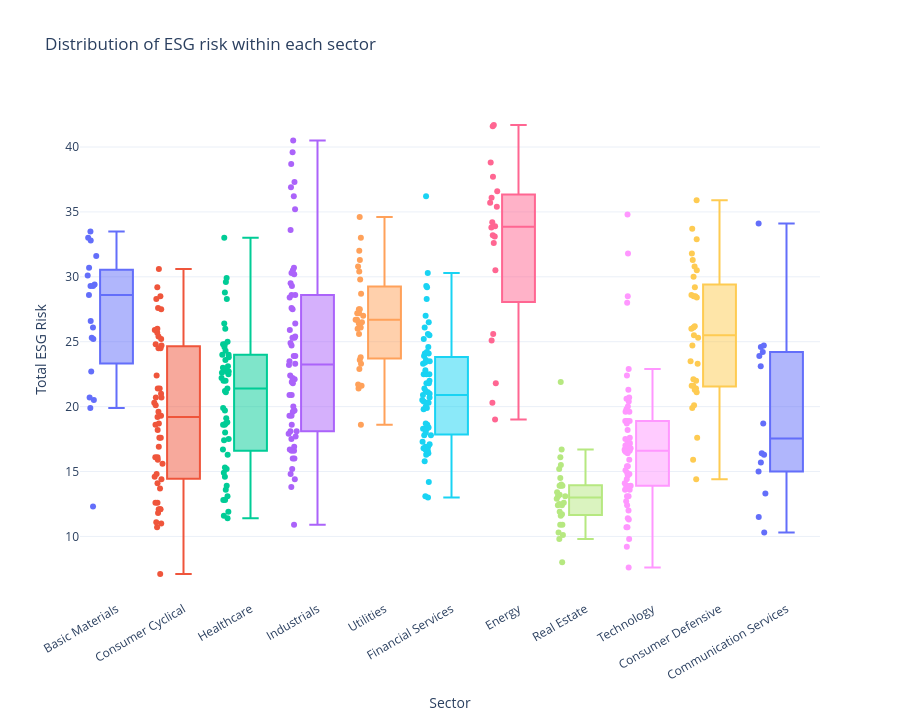

Notebook code for this chart:
### Markdown cell above
A mean hides the spread. A box plot shows the full distribution within each sector — note how wide some sectors are, meaning company choice matters as much as sector.

### Code cell
fig = px.box(scored, x="Sector", y="Total ESG Risk", color="Sector",
             points="all", hover_name="Company",
             title="Distribution of ESG risk within each sector")
fig.update_layout(height=720, showlegend=False, xaxis_tickangle=-30)
fig.show()

### Figure 1 — Plotly figure (JSON) as saved in the notebook; plotly's stock layout.template omitted (floating-point values rounded to 4 significant figures)
{"data": [{"alignmentgroup": "True", "boxpoints": "all", "hovertemplate": "<b>%{hovertext}</b><br><br>Sector=%{x}<br>Total ESG Risk=%{y}<extra></extra>", "hovertext": ["Eastman Chemical Company", "Vulcan Materials Company", "The Sherwin-Williams Company", "The Mosaic Company", "Steel Dynamics Inc", "Ppg Industries, Inc.", "Nucor Corporation", "Newmont Corporation", "Martin Marietta Materials", "Lyondellbasell Industries N.v. Class A", "International Flavors & Fragrances Inc.", "Freeport-Mcmoran Inc.", "Fmc Corporation", "Ecolab, Inc.", "Dupont De Nemours, Inc.", "Cf Industries Holding, Inc.", "Celanese Corporation", "Albemarle Corporation", "Air Products & Chemicals, Inc."], "legendgroup": "Basic Materials", "marker": {"color": "#636efa"}, "name": "Basic Materials", "notched": false, "offsetgroup": "Basic Materials", "orientation": "v", "showlegend": true, "type": "box", "x": ["Basic Materials", "Basic Materials", "Basic Materials", "Basic Materials", "Basic Materials", "Basic Materials", "Basic Materials", "Basic Materials", "Basic Materials", "Basic Materials", "Basic Materials", "Basic Materials", "Basic Materials", "Basic Materials", "Basic Materials", "Basic Materials", "Basic Materials", "Basic Materials", "Basic Materials"], "x0": " ", "xaxis": "x", "y": [25.3, 29.3, 29.4, 33.5, 33.0, 25.2, 32.8, 20.5, 30.1, 20.7, 22.7, 31.6, 30.7, 19.9, 28.6, 29.3, 26.1, 26.6, 12.3], "y0": " ", "yaxis": "y"}, {"alignmentgroup": "True", "boxpoints": "all", "hovertemplate": "<b>%{hovertext}</b><br><br>Sector=%{x}<br>Total ESG Risk=%{y}<extra></extra>", "hovertext": ["Domino's Pizza Inc.", "Darden Restaurants, Inc.", "Yum! Brands, Inc.", "Wynn Resorts Ltd", "Ulta Beauty, Inc.", "Tractor Supply Co", "Tjx Companies, Inc.", "Tesla, Inc.", "Tapestry, Inc.", "Starbucks Corp", "Royal Caribbean Group", "Ross Stores Inc", "Rollins, Inc.", "Ralph Lauren Corporation", "Pultegroup, Inc.", "Packaging Corp of America", "O'reilly Automotive, Inc.", "Nvr, Inc.", "Norwegian Cruise Line Holdings Ltd.s", "Nike, Inc.", "Mohawk Industries, Inc.", "Mgm Resorts International", "Mcdonald's Corporation", "Marriot International Class A", "Lululemon Athletica Inc.", "Lowe's Companies Inc.", "Lkq Corporation", "Lennar Corporation Class A", "Las Vegas Sands Corp.", "International Paper Co.", "Home Depot, Inc.", "Hilton Worldwide Holdings Inc.", "Hasbro, Inc.", "Genuine Parts Company", "General Motors Company", "Ford Motor Company", "Expedia Group, Inc.", "Ebay Inc", "D.R. Horton Inc.", "Chipotle Mexican Grill, Inc.", "Carnival Corporation", "Carmax Inc.", "Borgwarner Inc.", "Booking Holdings Inc.", "Best Buy Company, Inc.", "Bath & Body Works, Inc.", "Ball Corporation", "Avery Dennison Corp.", "Autozone, Inc.", "Aptiv Plc", "Amazon.com Inc"], "legendgroup": "Consumer Cyclical", "marker": {"color": "#EF553B"}, "name": "Consumer Cyclical", "notched": false, "offsetgroup": "Consumer Cyclical", "orientation": "v", "showlegend": true, "type": "box", "x": ["Consumer Cyclical", "Consumer Cyclical", "Consumer Cyclical", "Consumer Cyclical", "Consumer Cyclical", "Consumer Cyclical", "Consumer Cyclical", "Consumer Cyclical", "Consumer Cyclical", "Consumer Cyclical", "Consumer Cyclical", "Consumer Cyclical", "Consumer Cyclical", "Consumer Cyclical", "Consumer Cyclical", "Consumer Cyclical", "Consumer Cyclical", "Consumer Cyclical", "Consumer Cyclical", "Consumer Cyclical", "Consumer Cyclical", "Consumer Cyclical", "Consumer Cyclical", "Consumer Cyclical", "Consumer Cyclical", "Consumer Cyclical", "Consumer Cyclical", "Consumer Cyclical", "Consumer Cyclical", "Consumer Cyclical", "Consumer Cyclical", "Consumer Cyclical", "Consumer Cyclical", "Consumer Cyclical", "Consumer Cyclical", "Consumer Cyclical", "Consumer Cyclical", "Consumer Cyclical", "Consumer Cyclical", "Consumer Cyclical", "Consumer Cyclical", "Consumer Cyclical", "Consumer Cyclical", "Consumer Cyclical", "Consumer Cyclical", "Consumer Cyclical", "Consumer Cyclical", "Consumer Cyclical", "Consumer Cyclical", "Consumer Cyclical", "Consumer Cyclical"], "x0": " ", "xaxis": "x", "y": [29.2, 27.5, 20.1, 25.7, 15.6, 16.1, 14.4, 25.2, 14.8, 24.7, 20.7, 18.2, 19.3, 14.6, 21.4, 18.6, 12.1, 20.3, 25.9, 19.6, 14.1, 24.8, 26.0, 21.4, 16.9, 11.8, 11.1, 25.4, 18.7, 24.5, 12.6, 17.6, 7.1, 13.7, 28.5, 22.4, 27.6, 17.6, 21.0, 20.7, 24.5, 12.1, 12.6, 19.2, 15.9, 28.3, 12.1, 16.1, 11.0, 10.7, 30.6], "y0": " ", "yaxis": "y"}, {"alignmentgroup": "True", "boxpoints": "all", "hovertemplate": "<b>%{hovertext}</b><br><br>Sector=%{x}<br>Total ESG Risk=%{y}<extra></extra>", "hovertext": ["Davita Inc.", "Zoetis Inc.", "Zimmer Biomet Holdings, Inc.", "Waters Corp", "Walgreens Boots Alliance, Inc", "Vertex Pharmaceuticals Inc", "Universal Health Services, Inc. Class B", "Unitedhealth Group Incorporated", "Thermo Fisher Scientific, Inc.", "The Cooper Companies, Inc.", "The Cigna Group", "Teleflex Incorporated", "Stryker Corporation", "Revvity, Inc.", "Resmed Inc.", "Regeneron Pharmaceuticals Inc", "Quest Diagnostics Inc.", "Pfizer Inc.", "Mettler-Toledo International", "Merck & Co., Inc.", "Medtronic Plc", "Mckesson Corporation", "Labcorp Holdings Inc.", "Johnson & Johnson", "Iqvia Holdings Inc.", "Intuitive Surgical Inc.", "Incyte Genomics Inc", "Illumina Inc", "Idexx Laboratories Inc", "Humana Inc.", "Hologic Inc", "Henry Schein Inc", "Hca Healthcare, Inc.", "Gilead Sciences Inc", "Eli Lilly & Co.", "Elevance Health, Inc.", "Edwards Lifesciences Corp", "Dexcom, Inc.", "Danaher Corporation", "Cvs Health Corporation", "Centene Corporation", "Cencora, Inc.", "Cardinal Health, Inc.", "Bristol-Myers Squibb Co.", "Boston Scientific Corp.", "Biogen Inc.", "Bio-Rad Laboratories, Inc.Class A", "Becton, Dickinson and Co.", "Baxter International Inc.", "Amgen Inc", "Agilent Technologies Inc.", "Abbvie Inc.", "Abbott Laboratories"], "legendgroup": "Healthcare", "marker": {"color": "#00cc96"}, "name": "Healthcare", "notched": false, "offsetgroup": "Healthcare", "orientation": "v", "showlegend": true, "type": "box", "x": ["Healthcare", "Healthcare", "Healthcare", "Healthcare", "Healthcare", "Healthcare", "Healthcare", "Healthcare", "Healthcare", "Healthcare", "Healthcare", "Healthcare", "Healthcare", "Healthcare", "Healthcare", "Healthcare", "Healthcare", "Healthcare", "Healthcare", "Healthcare", "Healthcare", "Healthcare", "Healthcare", "Healthcare", "Healthcare", "Healthcare", "Healthcare", "Healthcare", "Healthcare", "Healthcare", "Healthcare", "Healthcare", "Healthcare", "Healthcare", "Healthcare", "Healthcare", "Healthcare", "Healthcare", "Healthcare", "Healthcare", "Healthcare", "Healthcare", "Healthcare", "Healthcare", "Healthcare", "Healthcare", "Healthcare", "Healthcare", "Healthcare", "Healthcare", "Healthcare", "Healthcare", "Healthcare"], "x0": " ", "xaxis": "x", "y": [22.6, 18.8, 26.0, 14.6, 16.3, 22.7, 33.0, 15.3, 12.8, 17.5, 11.6, 29.6, 28.3, 16.7, 26.4, 18.0, 21.2, 24.6, 13.1, 21.4, 22.8, 15.2, 19.7, 24.0, 19.1, 21.1, 24.8, 18.6, 18.7, 22.5, 25.0, 13.9, 28.8, 23.0, 24.3, 11.4, 18.6, 24.0, 11.9, 22.0, 19.9, 12.8, 14.9, 22.7, 23.1, 22.2, 17.4, 23.8, 23.6, 22.0, 13.6, 29.9, 24.8], "y0": " ", "yaxis": "y"}, {"alignmentgroup": "True", "boxpoints": "all", "hovertemplate": "<b>%{hovertext}</b><br><br>Sector=%{x}<br>Total ESG Risk=%{y}<extra></extra>", "hovertext": ["Xylem Inc", "Waste Management, Inc.", "Wabtec Inc.", "W.W. Grainger, Inc.", "Verisk Analytics, Inc.", "United Rentals, Inc.", "United Parcel Service, Inc. Class B", "United Airlines Holdings, Inc.", "Union Pacific Corp.", "Transdigm Group Incorporated", "Trane Technologies Plc", "Textron, Inc.", "Stanley Black & Decker, Inc.", "Southwest Airlines Co.", "Snap-on Incorporated", "Rockwell Automation, Inc.", "Robert Half Inc.", "Republic Services Inc.", "Quanta Services, Inc.", "Pentair Plc", "Paychex Inc", "Parker-Hannifin Corporation", "Paccar Inc", "Northrop Grumman Corp.", "Norfolk Southern Corp.", "Nordson Corp", "Masco Corporation", "Lockheed Martin Corp.", "Johnson Controls International Plc", "Jb Hunt Transport Services Inc", "Jacobs Solutions Inc.", "Illinois Tool Works Inc.", "Idex Corporation", "Hubbell Incorporated", "Honeywell International, Inc.", "Global Payments, Inc.", "General Electric Company", "General Dynamics Corporation", "Fedex Corporation", "Fastenal Co", "Expeditors International of Washington, Inc.", "Equifax, Incorporated", "Emerson Electric Co.", "Eaton Corporation, Plcs", "Dover Corporation", "Delta Air Lines, Inc.", "Deere & Company", "Cummins Inc.", "Csx Corporation", "Copart Inc", "Cintas Corp", "Caterpillar Inc.", "C.H. Robinson Worldwide, Inc.", "Boeing Company", "Automatic Data Processing", "Ametek, Inc.", "American Airlines Group Inc.", "Allegion Public Limited Company", "A.O. Smith Corporation", "3m Company"], "legendgroup": "Industrials", "marker": {"color": "#ab63fa"}, "name": "Industrials", "notched": false, "offsetgroup": "Industrials", "orientation": "v", "showlegend": true, "type": "box", "x": ["Industrials", "Industrials", "Industrials", "Industrials", "Industrials", "Industrials", "Industrials", "Industrials", "Industrials", "Industrials", "Industrials", "Industrials", "Industrials", "Industrials", "Industrials", "Industrials", "Industrials", "Industrials", "Industrials", "Industrials", "Industrials", "Industrials", "Industrials", "Industrials", "Industrials", "Industrials", "Industrials", "Industrials", "Industrials", "Industrials", "Industrials", "Industrials", "Industrials", "Industrials", "Industrials", "Industrials", "Industrials", "Industrials", "Industrials", "Industrials", "Industrials", "Industrials", "Industrials", "Industrials", "Industrials", "Industrials", "Industrials", "Industrials", "Industrials", "Industrials", "Industrials", "Industrials", "Industrials", "Industrials", "Industrials", "Industrials", "Industrials", "Industrials", "Industrials", "Industrials"], "x0": " ", "xaxis": "x", "y": [18.1, 16.6, 23.3, 16.0, 17.5, 16.9, 18.6, 28.6, 23.5, 38.7, 15.2, 33.6, 25.3, 30.7, 30.5, 17.7, 10.9, 20.9, 36.9, 22.1, 16.7, 29.5, 27.6, 27.5, 23.9, 24.9, 22.2, 30.2, 14.4, 14.8, 22.4, 25.3, 29.3, 19.6, 28.6, 20.9, 40.5, 35.2, 19.7, 24.7, 16.6, 23.2, 28.4, 17.9, 25.9, 30.3, 20.0, 19.3, 21.9, 16.0, 18.1, 36.2, 19.3, 39.6, 13.8, 23.9, 26.4, 21.8, 25.4, 37.3], "y0": " ", "yaxis": "y"}, {"alignmentgroup": "True", "boxpoints": "all", "hovertemplate": "<b>%{hovertext}</b><br><br>Sector=%{x}<br>Total ESG Risk=%{y}<extra></extra>", "hovertext": ["Xcel Energy, Inc.", "Wec Energy Group, Inc.", "The Southern Company", "Sempra", "Public Service Enterprise Group Incorporated", "Ppl Corporation", "Pinnacle West Capital Corporation", "Pg&e Corporation", "Nrg Energy, Inc.", "Nisource Inc.", "Nextra Energy, Inc.", "Firstenergy Corp.", "Exelon Corporation", "Eversource Energy", "Entergy Corporation", "Edison International", "Duke Energy Corporation", "Dte Energy Company", "Dominion Energy, Inc", "Consolidated Edison, Inc.", "Cms Energy Corporation", "Centerpoint Energy, Inc.", "Atmos Energy Corporation", "American Water Works Company, Inc", "American Electric Power Company, Inc.", "Ameren Corporation", "Alliant Energy Corporation", "Aes Corporation"], "legendgroup": "Utilities", "marker": {"color": "#FFA15A"}, "name": "Utilities", "notched": false, "offsetgroup": "Utilities", "orientation": "v", "showlegend": true, "type": "box", "x": ["Utilities", "Utilities", "Utilities", "Utilities", "Utilities", "Utilities", "Utilities", "Utilities", "Utilities", "Utilities", "Utilities", "Utilities", "Utilities", "Utilities", "Utilities", "Utilities", "Utilities", "Utilities", "Utilities", "Utilities", "Utilities", "Utilities", "Utilities", "Utilities", "Utilities", "Utilities", "Utilities", "Utilities"], "x0": " ", "xaxis": "x", "y": [26.5, 27.5, 33.0, 23.6, 27.2, 31.3, 30.8, 30.4, 32.0, 26.0, 23.3, 25.6, 22.9, 18.6, 26.7, 27.5, 27.0, 29.8, 26.4, 23.8, 21.7, 28.7, 34.6, 21.6, 26.1, 27.2, 21.4, 26.7], "y0": " ", "yaxis": "y"}, {"alignmentgroup": "True", "boxpoints": "all", "hovertemplate": "<b>%{hovertext}</b><br><br>Sector=%{x}<br>Total ESG Risk=%{y}<extra></extra>", "hovertext": ["Willis Towers Watson Public Limited Companys", "Wells Fargo & Co.", "W.R. Berkley Corporation", "Visa Inc.", "U.S. Bancorp", "The Travelers Companies, Inc.", "The Hartford Financial Services Group, Inc.", "The Charles Schwab Corporation", "The Allstate Corporation", "T Rowe Price Group Inc", "Synchrony Financial", "State Street Corporation", "S&p Global Inc.", "Regions Financial Corp.", "Raymond James Financial, Inc.", "Prudential Financial, Inc.", "Progressive Corporation", "Principal Financial Group, Inc.", "Pnc Financial Services Group", "Paypal Holdings, Inc.", "Northern Trust Corp", "Nasdaq, Inc.", "Msci, Inc.", "Morgan Stanley", "Moody's Corporation", "Metlife, Inc.", "Mastercard Incorporated", "Marsh & Mclennan Companies, Inc.", "M&t Bank Corp.", "Loews Corporation", "Keycorp", "Jpmorgan Chase & Co.", "Invesco Ltd", "Intercontinental Exchange Inc.", "Huntington Bancshares Inc", "Goldman Sachs Group Inc.", "Globe Life Inc.", "Franklin Resources, Inc.", "Fifth Third Bancorp", "Factset Research Systems", "Everest Group, Ltd.", "Discover Financial Services", "Comerica Incorporated", "Cme Group Inc.", "Citizens Financial Group, Inc.", "Citigroup Inc.", "Cincinnati Financial Corp", "Chubb Limited", "Cboe Global Markets, Inc.", "Capital One Financial", "Brown & Brown, Inc.", "Blackstone Inc.", "Blackrock, Inc.", "Berkshire Hathaway Class B", "Bank of New York Mellon Corporation", "Bank of America Corporation", "Assurant, Inc.", "Arthur J. Gallagher & Co.", "Arch Capital Group Ltd", "Ameriprise Financial, Inc.", "American International Group, Inc.", "American Express Company", "Aflac Inc."], "legendgroup": "Financial Services", "marker": {"color": "#19d3f3"}, "name": "Financial Services", "notched": false, "offsetgroup": "Financial Services", "orientation": "v", "showlegend": true, "type": "box", "x": ["Financial Services", "Financial Services", "Financial Services", "Financial Services", "Financial Services", "Financial Services", "Financial Services", "Financial Services", "Financial Services", "Financial Services", "Financial Services", "Financial Services", "Financial Services", "Financial Services", "Financial Services", "Financial Services", "Financial Services", "Financial Services", "Financial Services", "Financial Services", "Financial Services", "Financial Services", "Financial Services", "Financial Services", "Financial Services", "Financial Services", "Financial Services", "Financial Services", "Financial Services", "Financial Services", "Financial Services", "Financial Services", "Financial Services", "Financial Services", "Financial Services", "Financial Services", "Financial Services", "Financial Services", "Financial Services", "Financial Services", "Financial Services", "Financial Services", "Financial Services", "Financial Services", "Financial Services", "Financial Services", "Financial Services", "Financial Services", "Financial Services", "Financial Services", "Financial Services", "Financial Services", "Financial Services", "Financial Services", "Financial Services", "Financial Services", "Financial Services", "Financial Services", "Financial Services", "Financial Services", "Financial Services", "Financial Services", "Financial Services"], "x0": " ", "xaxis": "x", "y": [18.7, 36.2, 21.8, 16.7, 30.3, 20.3, 16.6, 23.3, 22.0, 16.9, 17.3, 24.1, 13.0, 16.9, 27.0, 19.9, 20.0, 14.2, 26.1, 17.8, 23.9, 13.1, 16.3, 24.6, 15.8, 16.4, 17.1, 21.1, 26.5, 16.4, 21.4, 29.3, 22.8, 19.8, 21.8, 25.5, 20.4, 18.3, 16.8, 18.4, 18.0, 22.5, 25.2, 17.8, 23.5, 29.2, 25.6, 23.6, 21.0, 22.5, 20.5, 23.4, 18.3, 20.7, 20.9, 28.3, 24.1, 21.2, 22.5, 20.3, 24.2, 18.6, 18.3], "y0": " ", "yaxis": "y"}, {"alignmentgroup": "True", "boxpoints": "all", "hovertemplate": "<b>%{hovertext}</b><br><br>Sector=%{x}<br>Total ESG Risk=%{y}<extra></extra>", "hovertext": ["Williams Companies Inc.", "Valero Energy Corporation", "Targa Resources Corp.", "Schlumberger Limited", "Phillips 66", "Oneok, Inc.", "Occidental Petroleum Corporation", "Marathon Petroleum Corporation", "Marathon Oil Corporation", "Kinder Morgan, Inc.", "Hess Corporation", "Halliburton Company", "Exxon Mobil Corporation", "Eqt Corp", "Eog Resources, Inc.", "Devon Energy Corporation", "Coterra Energy Inc.", "Conocophillips", "Chevron Corporation", "Apa Corporation"], "legendgroup": "Energy", "marker": {"color": "#FF6692"}, "name": "Energy", "notched": false, "offsetgroup": "Energy", "orientation": "v", "showlegend": true, "type": "box", "x": ["Energy", "Energy", "Energy", "Energy", "Energy", "Energy", "Energy", "Energy", "Energy", "Energy", "Energy", "Energy", "Energy", "Energy", "Energy", "Energy", "Energy", "Energy", "Energy", "Energy"], "x0": " ", "xaxis": "x", "y": [21.8, 32.6, 33.2, 20.3, 35.4, 25.1, 41.7, 30.5, 37.7, 19.0, 33.1, 25.6, 41.6, 35.7, 34.2, 33.8, 36.1, 33.9, 36.6, 38.8], "y0": " ", "yaxis": "y"}, {"alignmentgroup": "True", "boxpoints": "all", "hovertemplate": "<b>%{hovertext}</b><br><br>Sector=%{x}<br>Total ESG Risk=%{y}<extra></extra>", "hovertext": ["Weyerhaeuser Company", "Welltower Inc.", "Ventas, Inc.", "Udr, Inc.", "Simon Property Group, Inc.", "Sba Communications Corp", "Regency Centers Corporation", "Realty Income Corporation", "Public Storage", "Prologis, Inc.", "Mid-America Apartment Communities, Inc.", "Kimco Realty Corp.", "Iron Mountain Inc.", "Host Hotels & Resorts, Inc.", "Federal Realty Investment Trust", "Extra Space Storage, Inc.", "Essex Property Trust, Inc", "Equity Residential", "Equinix, Inc. Reit", "Digital Realty Trust, Inc.", "Crown Castle Inc.", "Costar Group Inc", "Cbre Group, Inc.", "Camden Property Trust", "Boston Properties, Inc.", "Avalonbay Communities, Inc.", "American Tower Corporation", "Alexandria Real Estate Equities, Inc."], "legendgroup": "Real Estate", "marker": {"color": "#B6E880"}, "name": "Real Estate", "notched": false, "offsetgroup": "Real Estate", "orientation": "v", "showlegend": true, "type": "box", "x": ["Real Estate", "Real Estate", "Real Estate", "Real Estate", "Real Estate", "Real Estate", "Real Estate", "Real Estate", "Real Estate", "Real Estate", "Real Estate", "Real Estate", "Real Estate", "Real Estate", "Real Estate", "Real Estate", "Real Estate", "Real Estate", "Real Estate", "Real Estate", "Real Estate", "Real Estate", "Real Estate", "Real Estate", "Real Estate", "Real Estate", "Real Estate", "Real Estate"], "x0": " ", "xaxis": "x", "y": [16.7, 13.2, 12.9, 13.9, 14.0, 11.6, 11.7, 15.5, 13.1, 10.3, 13.1, 10.9, 14.5, 13.4, 12.4, 15.2, 12.4, 11.9, 13.9, 12.6, 10.1, 21.9, 8.0, 16.1, 12.5, 9.8, 10.9, 13.9], "y0": " ", "yaxis": "y"}, {"alignmentgroup": "True", "boxpoints": "all", "hovertemplate": "<b>%{hovertext}</b><br><br>Sector=%{x}<br>Total ESG Risk=%{y}<extra></extra>", "hovertext": ["Western Digital Corp.", "Verisign Inc", "Trimble Inc.", "Texas Instruments Incorporated", "Teradyne, Inc.", "Te Connectivity Ltd", "Synopsys Inc", "Skyworks Solutions Inc", "Servicenow, Inc.", "Seagate Technology Holdings Plcs", "Salesforce, Inc.", "Roper Technologies, Inc.", "Qualcomm Inc", "Qorvo, Inc.", "Ptc, Inc", "Palo Alto Networks, Inc.", "Oracle Corp", "On Semiconductor Corp", "Nxp Semiconductors N.v.", "Nvidia Corp", "Netapp, Inc", "Motorola Solutions, Inc.", "Microsoft Corp", "Micron Technology, Inc.", "Microchip Technology Inc", "Leidos Holdings, Inc.", "Lam Research Corp", "Kla Corporation", "Keysight Technologies, Inc.", "Juniper Networks Inc", "Intuit Inc", "International Business Machines Corporation", "Intel Corp", "Hp Inc.", "Hewlett Packard Enterprise Company", "Henry (Jack) & Associates", "Gen Digital Inc.", "Gartner, Inc.", "Garmin Ltd", "Fortive Corporation", "Fortinet, Inc.", "Fiserv, Inc.", "Fidelity National Information Services, Inc.", "F5, Inc.", "Corning Incorporated", "Cognizant Technology Solutions", "Cisco Systems, Inc.", "Cdw Corporation", "Cadence Design Systems", "Broadridge Financial Solutions Inc", "Broadcom Inc.", "Autodesk Inc", "Arista Networks", "Applied Materials Inc", "Apple Inc.", "Ansys Inc", "Analog Devices, Inc.", "Amphenol Corporation", "Akamai Technologies Inc", "Adobe Inc.", "Accenture Plc"], "legendgroup": "Technology", "marker": {"color": "#FF97FF"}, "name": "Technology", "notched": false, "offsetgroup": "Technology", "orientation": "v", "showlegend": true, "type": "box", "x": ["Technology", "Technology", "Technology", "Technology", "Technology", "Technology", "Technology", "Technology", "Technology", "Technology", "Technology", "Technology", "Technology", "Technology", "Technology", "Technology", "Technology", "Technology", "Technology", "Technology", "Technology", "Technology", "Technology", "Technology", "Technology", "Technology", "Technology", "Technology", "Technology", "Technology", "Technology", "Technology", "Technology", "Technology", "Technology", "Technology", "Technology", "Technology", "Technology", "Technology", "Technology", "Technology", "Technology", "Technology", "Technology", "Technology", "Technology", "Technology", "Technology", "Technology", "Technology", "Technology", "Technology", "Technology", "Technology", "Technology", "Technology", "Technology", "Technology", "Technology", "Technology"], "x0": " ", "xaxis": "x", "y": [11.4, 21.3, 12.4, 20.6, 17.0, 14.8, 14.4, 28.0, 16.6, 10.7, 14.9, 20.4, 15.4, 28.5, 18.9, 13.9, 13.9, 22.4, 19.8, 13.6, 15.4, 13.1, 15.1, 18.2, 31.8, 17.6, 13.6, 17.2, 7.6, 14.8, 16.4, 14.1, 18.9, 11.3, 10.7, 18.7, 16.9, 18.9, 20.7, 34.8, 18.9, 19.6, 17.5, 17.1, 16.5, 14.7, 13.9, 9.2, 12.0, 16.6, 20.0, 16.8, 16.7, 12.7, 17.2, 15.9, 22.9, 19.6, 17.0, 13.1, 9.8], "y0": " ", "yaxis": "y"}, {"alignmentgroup": "True", "boxpoints": "all", "hovertemplate": "<b>%{hovertext}</b><br><br>Sector=%{x}<br>Total ESG Risk=%{y}<extra></extra>", "hovertext": ["Walmart Inc.", "Tyson Foods, Inc.", "The Kroger Co.", "The Kraft Heinz Company", "The J.M. Smucker Company", "The Hershey Company", "The Estee Lauder Companies Inc. Class A", "Target Corporation", "Sysco Corporation", "Procter & Gamble Company", "Philip Morris International Inc.", "Pepsico, Inc.", "Monster Beverage Corporation", "Mondelez International, Inc. Class A", "Molson Coors Beverage Company Class B", "Mccormick & Company, Incorporated Non-Vtg Cs", "Kimberly-Clark Corp.", "Kellanova", "Hormel Foods Corporation", "General Mills, Inc.", "Dollar Tree Inc.", "Dollar General Corp.", "Costco Wholesale Corp", "Constellation Brands, Inc.", "Conagra Brands, Inc.", "Colgate-Palmolive Company", "Coca-Cola Company", "Clorox Company", "Church & Dwight Co., Inc.", "Campbell Soup Company", "Bunge Global Sa", "Archer Daniels Midland Company", "Altria Group, Inc."], "legendgroup": "Consumer Defensive", "marker": {"color": "#FECB52"}, "name": "Consumer Defensive", "notched": false, "offsetgroup": "Consumer Defensive", "orientation": "v", "showlegend": true, "type": "box", "x": ["Consumer Defensive", "Consumer Defensive", "Consumer Defensive", "Consumer Defensive", "Consumer Defensive", "Consumer Defensive", "Consumer Defensive", "Consumer Defensive", "Consumer Defensive", "Consumer Defensive", "Consumer Defensive", "Consumer Defensive", "Consumer Defensive", "Consumer Defensive", "Consumer Defensive", "Consumer Defensive", "Consumer Defensive", "Consumer Defensive", "Consumer Defensive", "Consumer Defensive", "Consumer Defensive", "Consumer Defensive", "Consumer Defensive", "Consumer Defensive", "Consumer Defensive", "Consumer Defensive", "Consumer Defensive", "Consumer Defensive", "Consumer Defensive", "Consumer Defensive", "Consumer Defensive", "Consumer Defensive", "Consumer Defensive"], "x0": " ", "xaxis": "x", "y": [25.3, 35.9, 21.3, 33.7, 30.5, 26.0, 25.5, 14.4, 15.9, 28.6, 28.5, 22.1, 29.2, 22.0, 21.4, 26.1, 28.5, 28.4, 30.0, 21.1, 20.1, 17.6, 23.3, 24.7, 30.8, 26.2, 21.6, 21.6, 19.9, 23.5, 32.9, 31.8, 31.3], "y0": " ", "yaxis": "y"}, {"alignmentgroup": "True", "boxpoints": "all", "hovertemplate": "<b>%{hovertext}</b><br><br>Sector=%{x}<br>Total ESG Risk=%{y}<extra></extra>", "hovertext": ["Verizon Communications", "The Walt Disney Company", "The Interpublic Group of Companies, Inc.", "T-Mobile Us, Inc.", "Paramount Global Class B", "Omnicom Group Inc.", "News Corporation Class A", "Netflix Inc", "Meta Platforms, Inc. Class A", "Electronic Arts Inc", "Comcast Corp", "Charter Comm Inc Del Cl a", "At&t Inc.", "Alphabet Inc. Class A"], "legendgroup": "Communication Services", "marker": {"color": "#636efa"}, "name": "Communication Services", "notched": false, "offsetgroup": "Communication Services", "orientation": "v", "showlegend": true, "type": "box", "x": ["Communication Services", "Communication Services", "Communication Services", "Communication Services", "Communication Services", "Communication Services", "Communication Services", "Communication Services", "Communication Services", "Communication Services", "Communication Services", "Communication Services", "Communication Services", "Communication Services"], "x0": " ", "xaxis": "x", "y": [18.7, 15.7, 10.3, 24.6, 15.0, 16.3, 11.5, 16.4, 34.1, 13.3, 23.1, 24.7, 23.9, 24.2], "y0": " ", "yaxis": "y"}], "layout": {"boxmode": "overlay", "height": 720, "legend": {"title": {"text": "Sector"}, "tracegroupgap": 0}, "showlegend": false, "title": {"text": "Distribution of ESG risk within each sector"}, "xaxis": {"anchor": "y", "categoryarray": ["Basic Materials", "Consumer Cyclical", "Healthcare", "Industrials", "Utilities", "Financial Services", "Energy", "Real Estate", "Technology", "Consumer Defensive", "Communication Services"], "categoryorder": "array", "domain": [0, 1], "tickangle": -30, "title": {"text": "Sector"}}, "yaxis": {"anchor": "x", "domain": [0, 1], "title": {"text": "Total ESG Risk"}}}}
